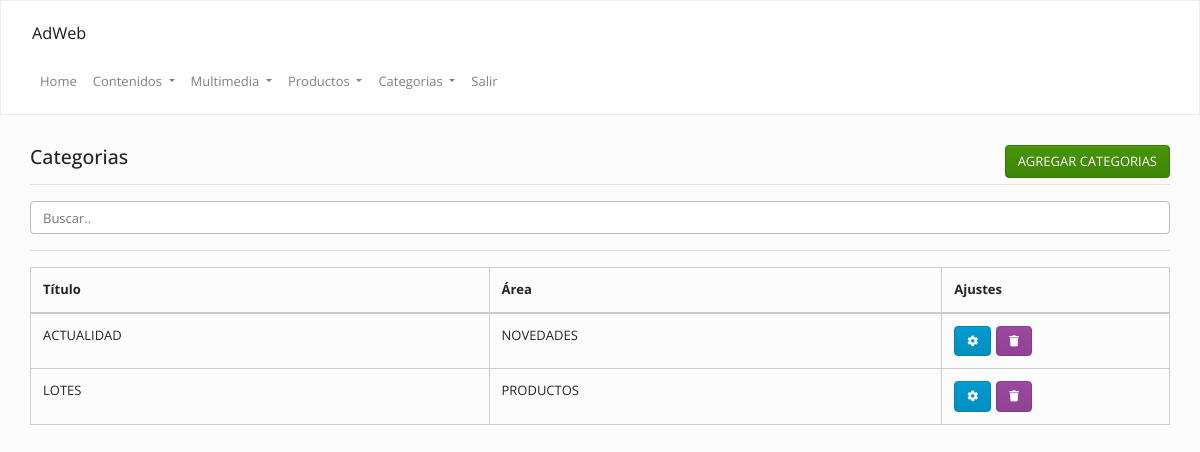
The page /admin/index.php?op=categorias (signed in) on the database as committed earlier.
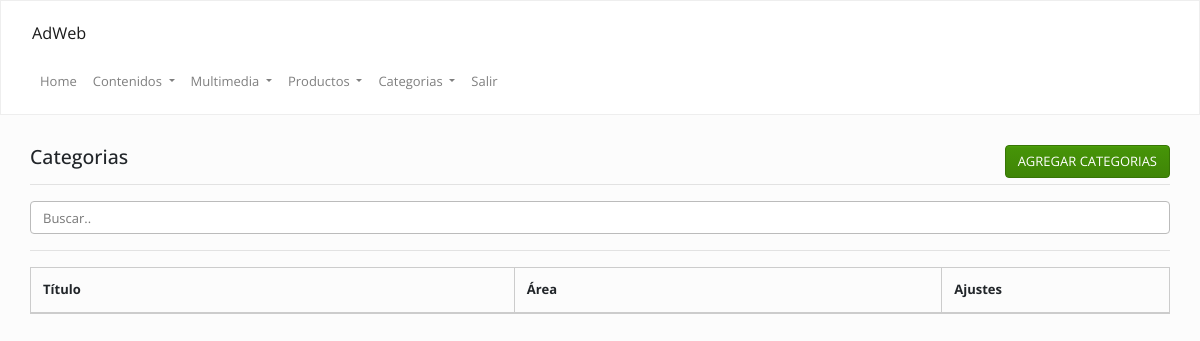
The same page on the database as committed later.
### tables this page shows
CREATE TABLE `categorias` (
  `id` int(11) NOT NULL,
  `cod` varchar(255) NOT NULL,
  `titulo` varchar(255) NOT NULL,
  `area` varchar(255) NOT NULL
);

### Config/Autoload.php (called while the page is built, shortened)
<?php
class autoload
{
    public static function runAdmin()
    {
        spl_autoload_register(
            function ($clase)
            {
                $ruta = str_replace("\\", "/", $clase) . ".php";
            }
        );
    }
}

### Clases/Conexion.php (called while the page is built, shortened)
<?php namespace Clases;
class Conexion
{
    private $datos = array("host"=> "localhost","user"=> "root","pass"=> "","db"  => "turina");
    private $con;
    public function __construct()
    {
        $this->con = mysqli_connect($this->datos["host"], $this->datos["user"], $this->datos["pass"], $this->datos["db"]);
        mysqli_set_charset($this->con,'utf8');
    }
    public function sqlReturn($query)
    {
        $dato = $this->con->query($query);
        return $dato;
    }
}

### Clases/Categorias.php (called while the page is built, shortened)
<?php
class Categorias
{
    private $con;
    public function __construct()
    {
        $this->con = new Conexion();
    }
    function list($filter,$order,$limit) {
        $array = array();
        if (is_array($filter)) {
            $filterSql = "WHERE ";
            $filterSql .= implode(" AND ", $filter);
        } else {
            $filterSql = '';
        }
        if ($order != '') {
            $orderSql = $order;
        } else {
            $orderSql = "id DESC";
        }
        if ($limit != '') {
            $limitSql = "LIMIT " . $limit;
        } else {
            $limitSql = '';
        }
        $sql = "SELECT * FROM `categorias` $filterSql  ORDER BY $orderSql $limitSql";
        $notas = $this->con->sqlReturn($sql);
        if ($notas) {
            while ($row = mysqli_fetch_assoc($notas)) {
                $array[] = $row;
            }
            return $array ;
        }
    }
}

### admin/inc/categorias/ver.php (the view, shortened to what this page needs)
<?php
$categorias    = new Clases\Categorias();
$data = $categorias->list("", "" , "");
?>
<div class="mt-20">
    <div class="col-lg-12 col-md-12">
        <h4>
            Categorias
            <a class="btn btn-success pull-right" href="<?=URL?>/index.php?op=categorias&accion=agregar">
                AGREGAR CATEGORIAS
            </a>
        </h4>
        <hr/>
        <input class="form-control" id="myInput" type="text" placeholder="Buscar..">
        <hr/>
        <table class="table  table-bordered  ">
            <thead>
                <th>
                    Título
                </th>
                <th>
                    Área
                </th>
                <th>
                    Ajustes
                </th>
            </thead>
            <tbody>
                <?php
                if (is_array($data)) {
                    foreach ($data as $val) {
                        echo "<tr>";
                        echo "<td>";
                        echo strtoupper($val["titulo"]);
                        echo "</td>";
                        echo "<td>" . strtoupper($val["area"]) . "</td>";
                        echo "<td>";
                        echo '<a class="btn btn-info" data-toggle="tooltip" data-placement="top" title="Modificar" href="' . URL . '/index.php?op=categorias&accion=modificar&cod=' . $val["cod"] . '"><i class="fa fa-cog"></i></a>';
                        echo '<a class="btn btn-danger" data-toggle="tooltip" data-placement="top" title="Eliminar" href="' . URL . '/index.php?op=categorias&accion=ver&borrar=' . $val["cod"] . '">
                        <i class="fa fa-trash"></i></a>';
                        echo "</td>";
                        echo "</tr>";
                    }
                }
                ?>
            </tbody>
        </table>
    </div>
</div>

### Clases/TemplateAdmin.php (shortened to what this page needs)
<?php
class TemplateAdmin
{
    public function themeInit()
    {
        echo '<!DOCTYPE html>';
        echo '<html lang="es">';
        echo '<head>';
        include("inc/header.inc.php");
        echo '</head>';
        echo '<body>';
        include "inc/nav.inc.php";
        echo '<div class="container-fluid pb-100">';
    }
    public function themeEnd()
    {
        echo '</div>';
        echo '</body>';
        echo '</html >';
    }
}

### admin/inc/header.inc.php (shortened to what this page needs)
 <link rel="stylesheet" href="https://stackpath.bootstrapcdn.com/bootstrap/4.1.3/css/bootstrap.min.css">
<link rel="stylesheet" href="https://use.fontawesome.com/releases/v5.4.2/css/all.css">
<link rel="stylesheet" href="https://bootswatch.com/4/simplex/bootstrap.min.css" />
<link rel="stylesheet" href="<?=URL?>/css/style.css" />

### admin/inc/nav.inc.php (shortened to what this page needs)
<?php
$pages = ["contenidos", "multimedia", "productos", "configuracion", "categorias"];
?>
<nav class="navbar navbar-expand-lg navbar-light bg-light mb-30">
    <div class="col-md-12">
        <a class="navbar-brand" href="#">
            AdWeb
        </a>
        <div class="collapse navbar-collapse" id="navbarSupportedContent">
            <ul class="navbar-nav">
                <li class="nav-item">
                    <a class="nav-link" href="index.php">
                        Home
                    </a>
                </li>
                <li class="nav-item dropdown <?php if (!in_array('contenidos', $pages)) {echo 'd-none';}?>">
                    <a class="nav-link dropdown-toggle" href="#" data-toggle="dropdown">
                        Contenidos
                    </a>
                </li>
                <li class="nav-item dropdown <?php if (!in_array('multimedia', $pages)) {echo 'd-none';}?>">
                    <a class="nav-link dropdown-toggle" href="#" data-toggle="dropdown">
                        Multimedia
                    </a>
                </li>
                <li class="nav-item dropdown <?php if (!in_array('productos', $pages)) {echo 'd-none';}?>">
                    <a class="nav-link dropdown-toggle" href="#" data-toggle="dropdown">
                        Productos
                    </a>
                </li>
                <li class="nav-item dropdown <?php if (!in_array('categorias', $pages)) {echo 'd-none';}?>">
                    <a class="nav-link dropdown-toggle" href="#" data-toggle="dropdown">
                        Categorias
                    </a>
                </li>
                <li class="nav-item">
                    <a class="nav-link" href="<?=URL?>/index.php?op=salir">
                        Salir
                    </a>
                </li>
            </ul>
        </div>
    </div>
</nav>

### admin/index.php (shortened to what this page needs)
<?php
require_once "../Config/Autoload.php";
$template = new Clases\TemplateAdmin();
$template->set("title", "Admin");
$template->set("description", "Admin");
$template->set("keywords", "Inicio");
$template->set("favicon", "url");
$template->themeInit();
$admin    = new Clases\Admin();
$funciones= new Clases\PublicFunction();
if (!isset($_SESSION["admin"])) {
	$admin->loginForm();
} else {
	$op = isset($_GET["op"]) ? $_GET["op"] : 'inicio';
	$accion = isset($_GET["accion"]) ? $_GET["accion"] : 'ver';
	if($op != '') {
		if($op == "salir") {
			session_destroy();
			$funciones->headerMove(URL."/index.php");
		} else {
			include "inc/".$op."/".$accion.".php";
		}
	}
}
$template->themeEnd();

### admin/css/style.css (style rules this page uses)
.pull-right { float: right !important; }
.mt-20 { margin-top: 20px !important; }
.mb-30 { margin-bottom: 30px !important; }
.pb-100 { padding-bottom: 100px !important; }
th:last-child { width: 20%; }
td .btn { margin-right: 5px; font-size: 11px; }

Rows that differ between the two databases and show on the page:
removed categorias: titulo "ACTUALIDAD", area "NOVEDADES"
removed categorias: titulo "LOTES", area "PRODUCTOS"
